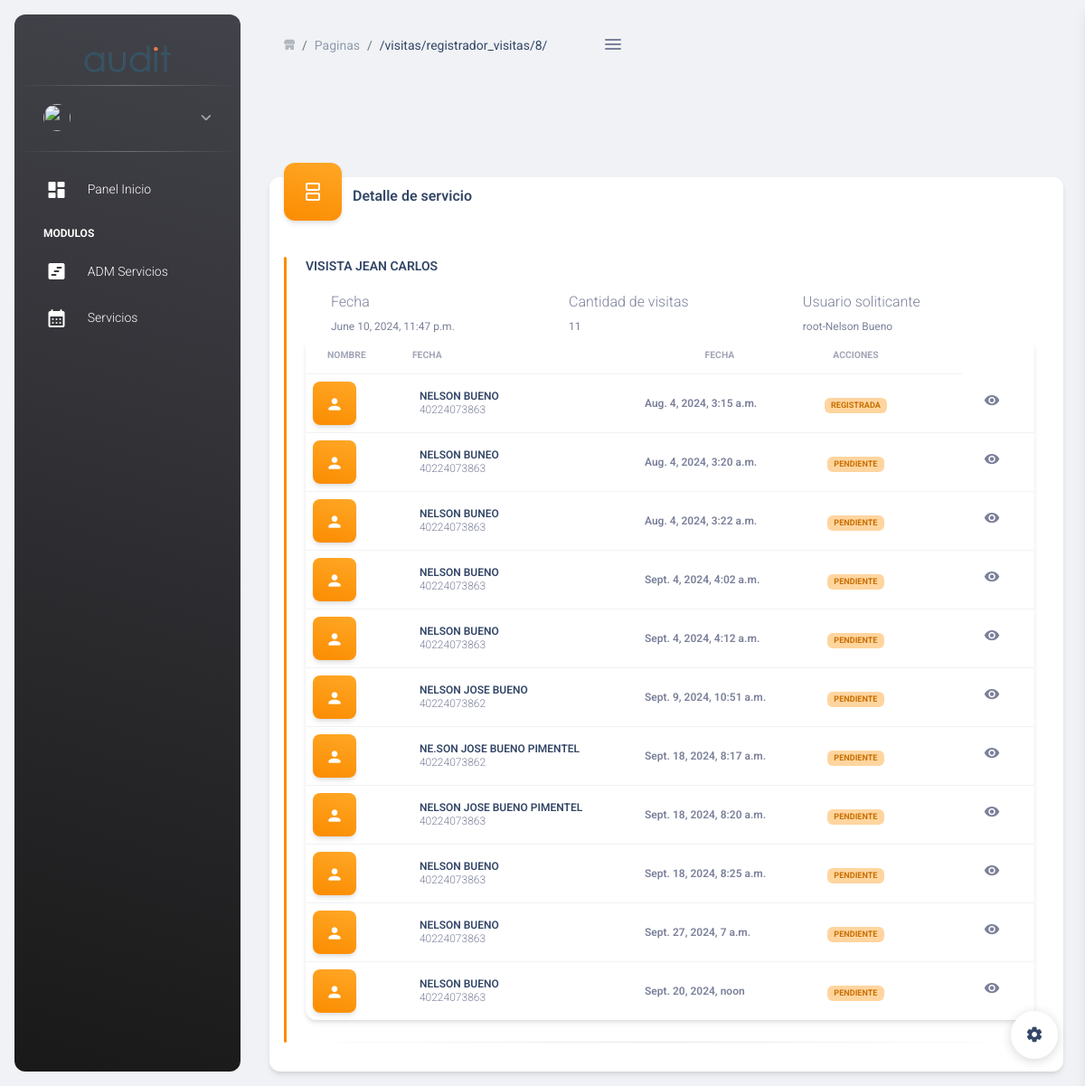
/visitas/registrador_visitas/8/, run on an earlier commit of the app's database.
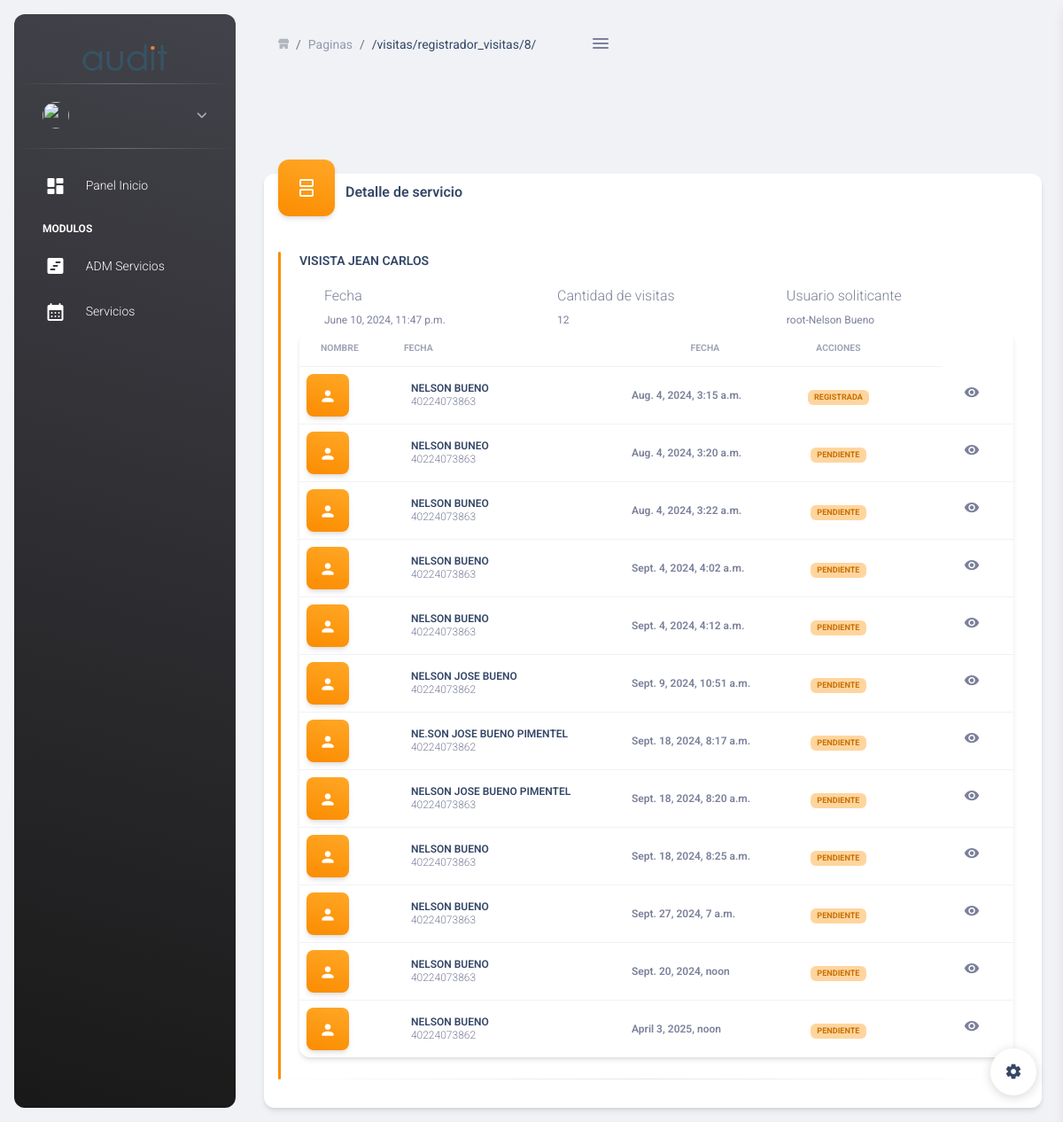
And on a later commit of the database.
### visitas/models.py (models this page shows, shortened)
class Servicio(models.Model):
    nombre = models.CharField(max_length=100)
    fecha_solicitud = models.DateTimeField(auto_now_add=True)
    visitas = models.ManyToManyField(Cita, null=True, blank=True)
    solcitante = models.ForeignKey(Usuario, on_delete=models.CASCADE, related_name='solicitante')
    estatus = models.CharField(max_length=100,null=True, blank=True)
    visitador = models.ForeignKey(Usuario, related_name='visitador_servicio',on_delete=models.CASCADE,blank=True,
        null=True)

class Cita(models.Model):
    OPCIONES_TIPO_VISITA = (
        ('Pre-empleo', 'Pre-empleo'),
        ('Mantenimiento', 'Mantenimiento'),
        ('Aleatoria', 'Aleatoria'),
    )
    usuario_solicitud = models.ForeignKey(Usuario,related_name='usuario_solicitud', on_delete=models.CASCADE)
    visitador = models.ForeignKey(Usuario, related_name='visitador',on_delete=models.CASCADE,blank=True,
        null=True)
    fecha_registro = models.DateTimeField(auto_now_add=True)
    fecha_agendada = models.DateTimeField()
    motivo = models.TextField()
    Observaciones = models.TextField()
    estatus = models.CharField(max_length=200)
    fecha_visita = models.DateTimeField(blank=True)
    tipo_visita = models.CharField(max_length=20, choices=OPCIONES_TIPO_VISITA)
    nombres = models.CharField(max_length=100,null=True, blank=True)
    apellidos = models.CharField(max_length=100,null=True, blank=True)
    cedula = models.CharField(max_length=20,null=True, blank=True)
    telefonos = models.CharField(max_length=20,null=True, blank=True)
    sexo = models.CharField(max_length=10,null=True, blank=True)
    fecha_nacimiento = models.DateField()
    ciudad_nacimiento = models.CharField(max_length=100,null=True, blank=True)
    nacionalidad = models.CharField(max_length=100,null=True, blank=True)
    departamento = models.CharField(max_length=100,null=True, blank=True)
    puesto = models.CharField(max_length=100,null=True, blank=True)
    direccion_residencia = models.TextField()
    punto_referencia = models.TextField()
    estado_civil = models.CharField(max_length=20)

### core/models.py (models this page shows)
class Usuario(AbstractUser):
    def foto_usuario(self, filename):
        return f'Usuarios/{self.id}'
    foto = models.ImageField(upload_to=foto_usuario, blank=True)
    def __str__(self):
        return f"{self.username}-{self.first_name}  {self.last_name}"

### visitas/views.py (the view)
# urls.py: path('registrador_visitas/<slug:id>/', registrador_visitas, name='registrador_visitas'),
def registrador_visitas(request,id):
	servicio = Servicio.objects.get(id=id)
	return render(request, 'servicio_detail.html',{'servicio':servicio})

### templates/visitas/servicio_detail.html (shortened to what this page needs)
{% extends "core2.html" %}
{% load static %}
{% block content %}
<br>
<br>
    <div class="container-fluid my-3 py-3">
            <div class="row">
         <div class="col-12 mt-3">
            <div class="card mt-4">
               <div class="card-header p-3 pt-2">
                  <div class="icon icon-lg icon-shape bg-gradient-warning shadow text-center border-radius-xl mt-n4 float-start">
                     <i class="material-icons opacity-10">splitscreen</i>
                  </div>
                  <div class="row">
                     <div class="col-md-6">
                        <h6 class="mb-0">Detalle de servicio</h6>
                     </div>
                  </div>
               </div>
               <div class="card-body p-3 pt-4">
                  <ul class="list-group list-group-flush" data-toggle="checklist" id="tableservicio">
                   {% if servicio %}
                     <li class="list-group-item border-0 flex-column align-items-start ps-0 py-0 mb-3">
                  <div class="checklist-item checklist-item-warning ps-2 ms-3">
                     <div class="d-flex align-items-center">
                        <h6 class="mb-0 text-dark text-sm">{{servicio.nombre|upper}}</h6>
                     </div>
                     <div class="d-flex align-items-center ms-4 mt-3 ps-1">
                        <div>
                           <p class="mb-0 text-secondary">Fecha</p>
                           <span class="text-xs">{{servicio.fecha_solicitud}}</span>
                        </div>
                        <div class="ms-auto">
                           <p class="mb-0 text-secondary">Cantidad de visitas</p>
                           <span class="text-xs">{{servicio.visitas.count}}</span>
                        </div>
                        <div class="mx-auto">
                           <p class="mb-0 text-secondary">Usuario soliticante</p>
                           <span class="text-xs">{{servicio.solcitante}}</span>
                        </div>
                     </div>
                      <div class="card">
                      <div class="table-responsive">
                        <table class="table align-items-center mb-0">
                          <thead>
                            <tr>
                              <th class="text-uppercase text-secondary text-xxs font-weight-bolder opacity-7">Nombre</th>
                              <th class="text-uppercase text-secondary text-xxs font-weight-bolder opacity-7 ps-2">Fecha</th>
                              <th class="text-center text-uppercase text-secondary text-xxs font-weight-bolder opacity-7">fecha</th>
                              <th class="text-center text-uppercase text-secondary text-xxs font-weight-bolder opacity-7">acciones</th>
                              <th class="text-secondary opacity-7"></th>
                            </tr>
                          </thead>
                          <tbody id="">
                           {% for o in servicio.visitas.all %}
                           <tr>
                            <td>
                             <div class="icon icon-shape bg-gradient-warning shadow text-center">
                                    <i class="material-icons opacity-10 pt-1">person</i>
                                  </div>
                            </td>
                              <td>
                                <div class="d-flex px-2 py-1">
                                  <div class="d-flex flex-column justify-content-center">
                                    <h6 class="mb-0 text-xs">{{o.nombres|upper}} {{o.apellidos|upper}} </h6>
                                    <p class="text-xs text-secondary mb-0">{{o.cedula|upper}}</p>
                                  </div>
                                </div>
                              </td>
                              <td>
                                <p class="text-xs font-weight-bold mb-0">{{o.fecha_agendada}}</p>
                              </td>
                              <td class="align-middle text-center text-sm">
                                <span class="badge badge-sm badge-warning">{{o.estatus|upper}}</span>
                              </td>
                              <td class="align-middle text-center">
                              </td>
                              <td class="text-sm">
                             <a href="{% url 'detalle_cita_id' o.id %}" class="mx-3" data-bs-toggle="tooltip" data-bs-original-title="Edit product">
                               <i class="material-icons text-secondary position-relative text-lg">visibility</i>
                             </a>
                           </td>
                            </tr>
                            {% endfor %}
                          </tbody>
                        </table>
                      </div>
                    </div>
                  </div>
                  <hr class="horizontal dark mt-4 mb-0">
               </li>
               {% endif %}
                  </ul>
               </div>
            </div>
         </div>
      </div>
    </div>
{% endblock %}

### templates/core/core2.html (shortened to what this page needs)
<!DOCTYPE html>
<html lang="en">
{% load static %}
{% load fontawesome_5 %}
<head>
  {% fontawesome_5_static %}
  <link href="{% static 'assets/css/nucleo-icons.css' %}" rel="stylesheet" />
  <link href="{% static 'assets/css/nucleo-svg.css' %}" rel="stylesheet" />
  <link href="{% static 'assets/css/sweetalert2.min.css' %}" rel="stylesheet" />
  <link href="{% static 'assets/datatable/datatables.css' %}" rel="stylesheet" />
  <link id="pagestyle" href="{% static 'assets/css/material-dashboard.css' %}" rel="stylesheet" />
  <link href="{% static 'assets/css/jasny-bootstrap.css' %}" rel="stylesheet" />
</head>
<body class="g-sidenav-show  bg-gray-200">
  <aside class="sidenav navbar navbar-vertical navbar-expand-xs border-0 border-radius-xl my-3 fixed-start ms-3   bg-gradient-dark" id="sidenav-main">
    <div class="sidenav-header">
      <a class="navbar-brand m-0"  href="/index/">
        <div style="text-align: center;">
        <img src="{% static 'assets/img/logoau.png' %}" width="100" height="50" alt="main_logo">
        </div>
      </a>
    </div>
    <hr class="horizontal light mt-0 mb-2">
    <div class="collapse navbar-collapse  w-auto h-auto max-height-vh-100 h-100" id="sidenav-collapse-main">
      <ul class="navbar-nav">
        <li class="nav-item mb-2 mt-0">
          <a data-bs-toggle="collapse" href="#ProfileNav" class="nav-link text-white" aria-controls="ProfileNav" role="button" aria-expanded="false">
              <img src="{{request.user.foto.url}}"  class="avatar">
          </a>
        </li>
        <hr class="horizontal light mt-0">
         <li class="nav-item ">
                <a class="nav-link text-white " href="{% url 'index' %}">
                  <i class="material-icons-round {% if page.brand == 'RTL' %}ms-2{% else %} me-2{% endif %}">dashboard</i>
                  <span class="sidenav-normal  ms-2  ps-1"> Panel Inicio </span>
                </a>
              </li>
        <li class="nav-item mt-3">
          <h6 class="ps-4  ms-2 text-uppercase text-xs font-weight-bolder text-white">Modulos</h6>
        </li>
        <li class="nav-item ">
                <a class="nav-link text-white " href="{% url 'administrar_visitas' %}">
                  <i class="material-icons-round {% if page.brand == 'RTL' %}ms-2{% else %} me-2{% endif %}">view_timeline</i>
                  <span class="sidenav-normal  ms-2  ps-1">ADM Servicios </span>
                </a>
        </li>
        <li class="nav-item ">
                <a class="nav-link text-white " href="{% url 'administrar_citas' %}">
                  <i class="material-icons-round {% if page.brand == 'RTL' %}ms-2{% else %} me-2{% endif %}">calendar_month</i>
                  <span class="sidenav-normal  ms-2  ps-1"> Servicios </span>
                </a>
        </li>
      </ul>
    </div>
  </aside>
  <main class="main-content position-relative max-height-vh-100 h-100 border-radius-lg ">
    <nav class="navbar navbar-main navbar-expand-lg position-sticky mt-4 top-1 px-0 mx-4 shadow-none border-radius-xl z-index-sticky" id="navbarBlur" data-scroll="true">
      <div class="container-fluid py-1 px-3">
        <nav aria-label="breadcrumb">
          <ol class="breadcrumb bg-transparent mb-0 pb-0 pt-1 px-0 me-sm-6 me-5">
            <li class="breadcrumb-item text-sm">
              <a class="opacity-3 text-dark" href="javascript:;">
              </a>
            </li>
            <li class="breadcrumb-item text-sm"><a class="opacity-5 text-dark" href="javascript:;">Paginas</a></li>
            <li class="breadcrumb-item text-sm text-dark active" aria-current="page">{{ request.path }}</li>
          </ol>
        </nav>
        <div class="sidenav-toggler sidenav-toggler-inner d-xl-block d-none ">
          <a href="javascript:;" class="nav-link text-body p-0">
            <div class="sidenav-toggler-inner">
              <i class="sidenav-toggler-line"></i>
              <i class="sidenav-toggler-line"></i>
              <i class="sidenav-toggler-line"></i>
            </div>
          </a>
        </div>
      </div>
    </nav>
    {% block content %}
    {% endblock %}
  </main>
  <div class="fixed-plugin">
    <a class="fixed-plugin-button text-dark position-fixed px-3 py-2">
      <i class="material-icons py-2">settings</i>
    </a>
  </div>
</body>
</html>

### static/assets/css/nucleo-svg.css (style rules this page uses)
.icon { display: inline-block; color: #111111; height: 1em; width: 1em; }
.icon-lg { height: 1.6em; width: 1.6em; }
.icon { fill: currentColor; stroke: none; }

### static/assets/datatable/datatables.css (style rules this page uses)
:root { --dt-row-selected: 13, 110, 253; --dt-row-selected-text: 255, 255, 255; --dt-row-selected-link: 9, 10, 11; --dt-row-stripe: 0, 0, 0; --dt-row-hover: 0, 0, 0; --dt-column-ordering: 0, 0, 0; --dt-html-background: white; }

What changed in the data, as far as the page shows it:
computed for Servicio "VISISTA JEAN CARLOS": visitas.count "11" → "12"
added Cita: nombres "NELSON", apellidos "BUENO", cedula "40224073862", fecha_agendada "April 3, 2025, noon", estatus "PENDIENTE"
